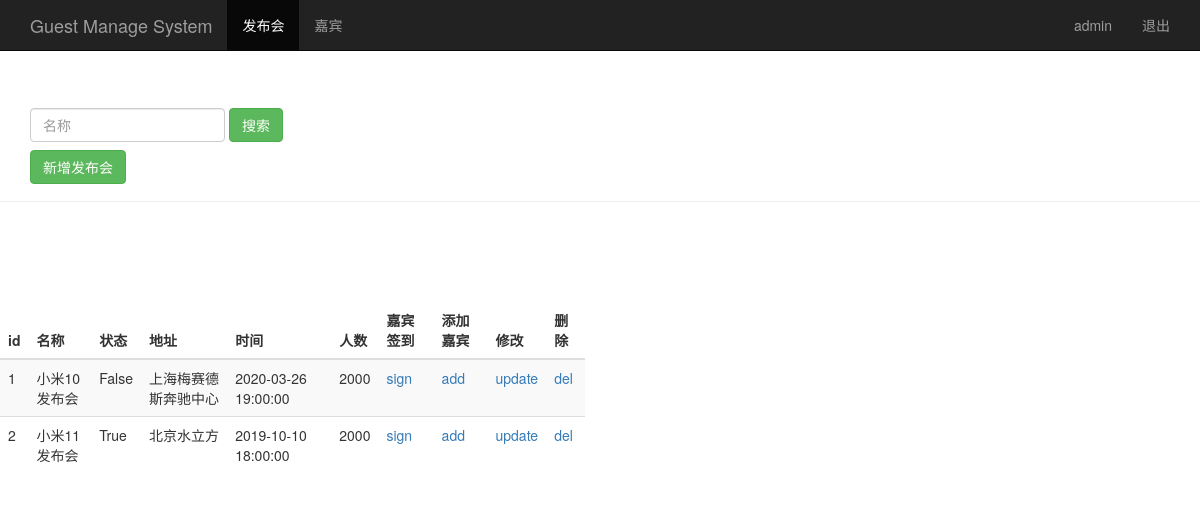
The page /event_manage/ (signed in) on the database its author committed.
### sign/models.py (models this page shows, shortened)
class Event(models.Model):
	name = models.CharField(max_length=100)				#发布会标题
	limit = models.IntegerField()						#参加人数
	status = models.BooleanField()						#状态
	address = models.CharField(max_length=200)			#发布会地址
	start_time = models.DateTimeField('event time')		#发布会时间
	create_time = models.DateTimeField(auto_now=True)	#创建时间，自动获取当前时间

### sign/views.py (the view)
# urls.py: path('event_manage/', views.event_manage),
@login_required
def event_manage(request):
	event_list = Event.objects.all()
	username = request.session.get('user', '')	# 读取浏览器session
	return render(request, 'event_manage.html', {'user':username, 'events':event_list})

### sign/templates/event_manage.html (shortened to what this page needs)
<!DOCTYPE html>
<html lang="zh-CN">
<head>
	{% load bootstrap3 %}
	{% bootstrap_css %}
</head>
<body role="document">
	<nav class="navbar navbar-inverse navbar-fixed-top">
		<div class="container">
			<div class="navbar-header">
				<a class="navbar-brand" href="/event_manage/">Guest Manage System</a>
			</div>
			<div id="navbar" class="collapse navbar-collapse">
				<ul class="nav navbar-nav">
					<li class="active"><a href="#">发布会</a></li>
					<li><a href="/guest_manage/">嘉宾</a></li>
				</ul>
				<ul class="nav navbar-nav navbar-right">
					<li><a href="#">{{user}}</a></li>
					<li><a href="/logout/">退出</a></li>
				</ul>
			</div>
		</div>
	</nav>
	<div class="page-header" style="padding-top: 60px;">
		<div id="navbar" class="navbar-collapse collapse">
			<form class="navbar-form" method="get" action="/search_name/">
				<div class="form-group">
					<input type="text" name="name" placeholder="名称" class="form-control">
				</div>
				<button type='submit' class='btn btn-success' action="/search_name/">搜索</button>
			</form>
			<form class="navbar-form" method="get" action="/event_insert_index/">
				<button type='insert' class='btn btn-success'>新增发布会</button>
			</form>
		</div>
	</div>
	<div class="row" style="padding-top: 80px;">
		<div class="col-md-6">
			<table class="table table-striped">
				<thead>
					<tr>
						<th>id</th>
						<th>名称</th>
						<th>状态</th>
						<th>地址</th>
						<th>时间</th>
						<th>人数</th>
						<th>嘉宾签到</th>
						<th>添加嘉宾</th>
						<th>修改</th>
						<th>删除</th>
					</tr>
				</thead>
				<tbody>
					{% for event in events %}
					<tr>
						<td>{{event.id}}</td>
						<td>{{event.name}}</td>
						<td>{{event.status}}</td>
						<td>{{event.address}}</td>
						<td>{{event.start_time | date:"Y-m-d H:i:s"}}</td>
						<td>{{event.limit}}</td>
						<td>
							<a href="/sign_index/{{ event.id }}/" target="{{ event.id }}_blank">sign</a>
						</td>
						<td>
							<a href="/event_insert_guest_index/{{ event.id }}/" target="{{ event.id }}_blank">add</a>
						</td>
						<td>
							<a href="/event_update_index/{{ event.id }}/" target="{{ event.id }}_blank">update</a>
						</td>
						<td>
							<a href="/event_delete/{{ event.id }}/">del</a>
						</td>
					</tr>
					{% endfor %}
				</tbody>
			</table>
		</div>
	</div>
</body>
</html>

### rows shown on the page
Event: id "1", name "小米10发布会", status "False", address "上海梅赛德斯奔驰中心", start_time "2020-03-26 19:00:00", limit "2000"
Event: id "2", name "小米11发布会", status "True", address "北京水立方", start_time "2019-10-10 18:00:00", limit "2000"

### other values the page prints
{{ user }} "admin"
